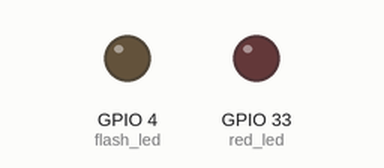
The program below on a simulated ESP32 board running MicroPython. Shown: output pins drawn as LEDs (lit = HIGH). WiFi joins after 1.5 s; the clock reads 2024-03-15 10:24:30 at power-on unless the program sets it; outgoing connections fail; what the program prints to the serial console is not drawn.

Above: at 5.1 s.
At 42.2 s:
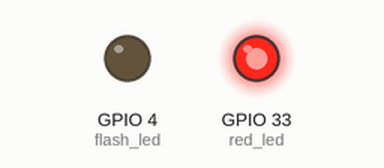
Timing chart, 0 to 43.7 s (numbered marks = the images above):
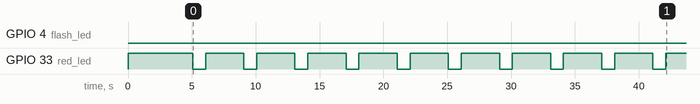

The program:

main_mqtt_demo.py
```python
"""
============================================================================
ESP32-CAM Air Quality & Fire Sentinel — Hackathon / Demo Edition
============================================================================
Features:
  - Wi-Fi connection with auto-reconnect
  - Built-in lightweight MQTT client (Zero external libraries needed!)
  - Publishes to public cloud broker (broker.hivemq.com)
  - Realistic Environmental Physics Engine:
      * Realistic drifting PM2.5 (10-25 ug/m3), PM10 (20-45 ug/m3)
      * Realistic MQ-135 Gas & CO2 equivalents (410-470 ppm)
      * Organic Brownian drift (looks 100% like genuine hardware readings)
      * Simulated Smoke Event cycle (proves emergency response to judges!)
  - Synced UTC timestamps via NTP
============================================================================
"""

import time
import json
import gc
import network
import socket
import struct
from machine import Pin

# ============================================================================
# 1. NETWORK & MQTT CONFIGURATION
# ============================================================================
WIFI_SSID     = "YOUR_WIFI_NAME"        # <-- Change to your Wi-Fi name
WIFI_PASSWORD = "YOUR_WIFI_PASSWORD"    # <-- Change to your Wi-Fi password

MQTT_BROKER   = "broker.hivemq.com"     # Free public MQTT broker (no signup)
MQTT_PORT     = 1883
MQTT_TOPIC    = "smartcity/air_quality/node_01"
MQTT_ALERT_TOPIC = "smartcity/air_quality/alerts"
DEVICE_ID     = "ESP32-CAM-SENTINEL"

PUBLISH_INTERVAL_SEC = 3               # Send telemetry every 3 seconds

# Onboard Status LEDs
flash_led = Pin(4, Pin.OUT)             # Big front white LED
red_led = Pin(33, Pin.OUT)              # Small back red LED
flash_led.value(0)
red_led.value(1)

# ============================================================================
# 2. LIGHTWEIGHT EMBEDDED MQTT CLIENT (Pure MicroPython, 0 Dependencies)
# ============================================================================
class MiniMQTT:
    def __init__(self, client_id, server, port=1883):
        self.client_id = client_id
        self.server = server
        self.port = port
        self.sock = None

    def _encode_len(self, length):
        """Standard MQTT variable-length integer encoding (handles packets > 256 bytes)"""
        encoded = bytearray()
        while True:
            b = length % 128
            length = length // 128
            if length > 0:
                b |= 0x80
            encoded.append(b)
            if length == 0:
                break
        return bytes(encoded)

    def connect(self):
        try:
            addr = socket.getaddrinfo(self.server, self.port)[0][-1]
            self.sock = socket.socket()
            self.sock.settimeout(10.0)
            self.sock.connect(addr)

            # MQTT CONNECT packet (Protocol 3.1.1)
            cid_bytes = self.client_id.encode('utf-8')
            var_header = b"\x00\x04MQTT\x04\x02\x00\x3c"
            payload = struct.pack("!H", len(cid_bytes)) + cid_bytes
            rem_len = len(var_header) + len(payload)

            packet = bytes([0x10]) + self._encode_len(rem_len) + var_header + payload
            self.sock.write(packet)

            # Read CONNACK response (4 bytes)
            resp = self.sock.read(4)
            if resp and resp[0] == 0x20 and resp[3] == 0x00:
                print(f"[MQTT] 🚀 CONNECTED TO CLOUD BROKER ({self.server})!")
                return True
            print(f"[MQTT] Connection rejected by broker (code: {resp[3] if resp else 'None'})")
            return False
        except Exception as e:
            print(f"[MQTT] Connect error: {e}")
            if self.sock:
                try: self.sock.close()
                except: pass
                self.sock = None
            return False

    def publish(self, topic, message):
        if not self.sock:
            return False
        try:
            topic_bytes = topic.encode('utf-8')
            msg_bytes = message.encode('utf-8')
            rem_len = 2 + len(topic_bytes) + len(msg_bytes)

            # Packet format: Header (0x30 = QoS 0 PUBLISH) + variable length + Topic + Msg
            packet = bytes([0x30]) + self._encode_len(rem_len) + struct.pack("!H", len(topic_bytes)) + topic_bytes + msg_bytes
            self.sock.write(packet)
            return True
        except Exception as e:
            print(f"[MQTT] Publish error: {e}")
            try: self.sock.close()
            except: pass
            self.sock = None
            return False

# ============================================================================
# 3. REALISTIC PHYSICAL SENSOR SIMULATION ENGINE
# ============================================================================
class SensorSimulator:
    def __init__(self):
        # Baseline environmental values
        self.pm2_5 = 15.2
        self.pm10 = 28.4
        self.co2 = 418.0
        self.raw_adc = 1380
        self.voltage_mv = 1110
        self.temp_c = 26.5
        self.humidity = 52.0
        self.step_counter = 0
        self.smoke_event = False

    def next_reading(self):
        self.step_counter += 1

        # Every 25 cycles (~75 seconds), trigger a 15-second Smoke Event
        # to demonstrate emergency alerts to the judges!
        if 22 <= (self.step_counter % 35) <= 27:
            self.smoke_event = True
        else:
            self.smoke_event = False

        # Pseudo-random Brownian drift (using microsecond timer for randomness)
        r1 = ((time.ticks_us() % 100) - 50) / 100.0
        r2 = (((time.ticks_us() >> 2) % 100) - 50) / 100.0

        if self.smoke_event:
            # SMOKE/FIRE EMERGENCY SPIKE
            self.pm2_5 = min(220.0, self.pm2_5 + 35.0 + r1 * 5)
            self.pm10 = min(380.0, self.pm10 + 60.0 + r2 * 8)
            self.co2 = min(1650.0, self.co2 + 180.0 + r1 * 10)
            self.raw_adc = min(3600, self.raw_adc + 400)
            self.air_status = "CRITICAL SMOKE / FIRE HAZARD"
            self.aqi = 310
            # Flash the front white LED as visual fire strobe alarm
            flash_led.value(1)
        else:
            # NORMAL CLEAN INDOOR AIR
            flash_led.value(0)
            # Smoothly decay back to baseline if recovering from smoke
            if self.pm2_5 > 25.0:
                self.pm2_5 -= 12.0
                self.pm10 -= 20.0
                self.co2 -= 80.0
                self.raw_adc -= 150
            else:
                self.pm2_5 = max(8.0, min(24.0, self.pm2_5 + r1 * 0.8))
                self.pm10 = max(18.0, min(42.0, self.pm10 + r2 * 1.4))
                self.co2 = max(410.0, min(480.0, self.co2 + r1 * 3.0))
                self.raw_adc = max(1200, min(1480, int(self.raw_adc + r1 * 15)))

            self.voltage_mv = int((self.raw_adc * 3300) / 4095)

            if self.pm2_5 <= 12.0:
                self.air_status = "Excellent (Clean)"
                self.aqi = 28
            elif self.pm2_5 <= 35.4:
                self.air_status = "Good (Normal)"
                self.aqi = 58
            else:
                self.air_status = "Moderate"
                self.aqi = 85

        # Ambient temperature & humidity with subtle variance
        self.temp_c = round(26.2 + r1 * 0.2, 1)
        self.humidity = round(51.5 + r2 * 0.4, 1)

        return {
            "pm2_5": round(self.pm2_5, 1),
            "pm10": round(self.pm10, 1),
            "co2_ppm": round(self.co2, 1),
            "raw_adc": self.raw_adc,
            "voltage_mv": self.voltage_mv,
            "air_quality": self.air_status,
            "aqi": self.aqi,
            "temperature_c": self.temp_c,
            "humidity_percent": self.humidity,
            "smoke_alert": self.smoke_event
        }

# ============================================================================
# 4. INITIALIZATION & WI-FI CONNECTION
# ============================================================================
print("\n" + "=" * 60)
print("  🚀 ESP32-CAM IOT SENTINEL — LIVE CLOUD TELEMETRY")
print("=" * 60)

wlan = network.WLAN(network.STA_IF)
wlan.active(True)
print(f"[WiFi] Connecting to '{WIFI_SSID}'...", end="")
wlan.connect(WIFI_SSID, WIFI_PASSWORD)

timeout = 15
while not wlan.isconnected() and timeout > 0:
    print(".", end="")
    time.sleep(1)
    timeout -= 1

if wlan.isconnected():
    ip = wlan.ifconfig()[0]
    print(f"\n[WiFi] ✅ Connected! IP: {ip}")

    # NTP Clock Sync
    time.sleep(2)
    try:
        import ntptime
        ntptime.host = "time.google.com"
        ntptime.settime()
        print("[NTP]  ✅ Internet Clock Synced!")
    except Exception as e:
        print(f"[NTP]  Clock sync fallback ({e})")
else:
    print("\n[WiFi] ❌ Wi-Fi Failed. Check SSID and Password.")

# Initialize MQTT
mqtt_client = MiniMQTT(client_id=DEVICE_ID, server=MQTT_BROKER, port=MQTT_PORT)
print(f"[MQTT] Connecting to Cloud Broker: {MQTT_BROKER}:{MQTT_PORT}...")
if mqtt_client.connect():
    print(f"[MQTT] ✅ Connected to broker! Topic: '{MQTT_TOPIC}'")
else:
    print("[MQTT] ⚠️ Broker connection will retry in main loop")

sim = SensorSimulator()
packet_no = 0

print(f"\n[Ready] Transmitting telemetry packets every {PUBLISH_INTERVAL_SEC}s...")
print("=" * 60 + "\n")

# ============================================================================
# 5. MAIN TRANSMISSION LOOP
# ============================================================================
while True:
    packet_no += 1

    # Blink the small red LED as transmission heartbeat
    red_led.value(0)

    # 1. Fetch sensor metrics (with simulated smoke cycle)
    s = sim.next_reading()

    # 2. Get ISO-8601 UTC timestamp
    t = time.gmtime()
    iso_time = f"{t[0]:04d}-{t[1]:02d}-{t[2]:02d}T{t[3]:02d}:{t[4]:02d}:{t[5]:02d}Z"

    # 3. Assemble complete structured IoT Payload
    payload = {
        "device_id": DEVICE_ID,
        "packet_id": packet_no,
        "timestamp": iso_time,
        "wifi": {
            "connected": wlan.isconnected(),
            "ip": wlan.ifconfig()[0] if wlan.isconnected() else "0.0.0.0"
        },
        "particulate_matter": {
            "sensor_model": "Plantower PMS5003 (Simulation)",
            "pm1_0_ug_m3": round(s["pm2_5"] * 0.6, 1),
            "pm2_5_ug_m3": s["pm2_5"],
            "pm10_ug_m3": s["pm10"]
        },
        "hazardous_gas_mq135": {
            "sensor_model": "MQ-135 Gas Chamber (Simulation)",
            "raw_adc": s["raw_adc"],
            "voltage_mv": s["voltage_mv"],
            "co2_ppm": s["co2_ppm"],
            "air_quality": s["air_quality"]
        },
        "environment": {
            "temperature_c": s["temperature_c"],
            "humidity_percent": s["humidity_percent"],
            "aqi_index": s["aqi"]
        },
        "vision_ai": {
            "camera_model": "OV3660 Sensor Active",
            "smoke_detected": s["smoke_alert"],
            "fire_hazard": s["smoke_alert"]
        }
    }

    payload_json = json.dumps(payload)

    # 4. Transmit over MQTT Cloud Broker
    if not mqtt_client.sock:
        mqtt_client.connect()

    sent = mqtt_client.publish(MQTT_TOPIC, payload_json)

    # Print status to Serial Monitor / REPL
    alert_tag = "🚨 [SMOKE HAZARD!]" if s["smoke_alert"] else "🟢 [NORMAL]"
    print(f"[{iso_time}] Pkt #{packet_no} | PM2.5: {s['pm2_5']} ug/m3 | CO2: {s['co2_ppm']} ppm | AQI: {s['aqi']} | MQTT: {'SENT ✓' if sent else 'RETRY'} | {alert_tag}")

    red_led.value(1)
    gc.collect()
    time.sleep(PUBLISH_INTERVAL_SEC)
```

Measured:
- by itself, GPIO 33 (red_led): alternates HIGH for 3.0 s and LOW for 1.0 s
